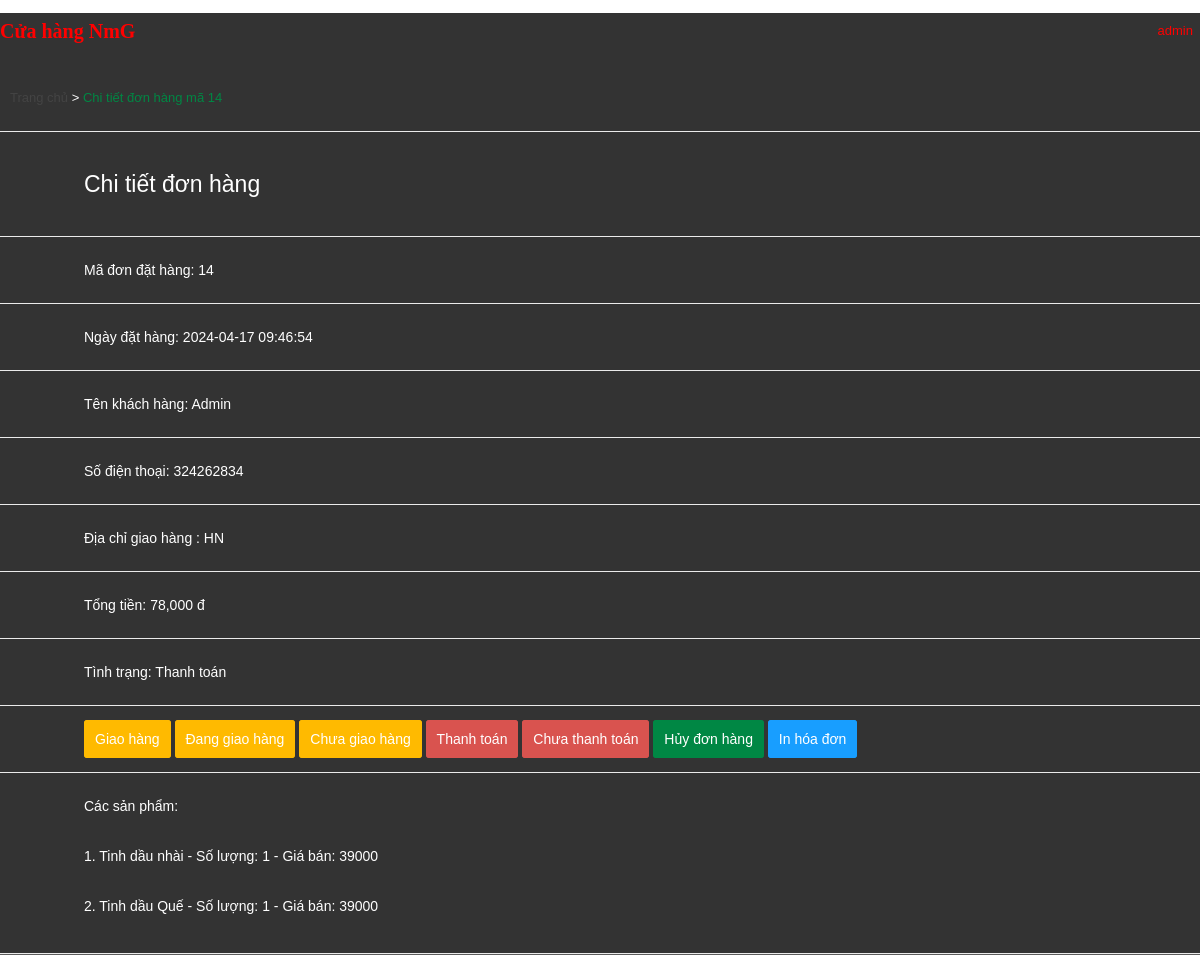
/indexQLDH.php?mod=chitiet&id=14 (signed in), run on the app's committed database.
### tables this page shows
CREATE TABLE `chitietdondathang` (
  `MaChiTietDonDatHang` int(11) NOT NULL,
  `SoLuong` int(11) DEFAULT NULL,
  `GiaBan` int(11) DEFAULT NULL,
  `MaDonDatHang` varchar(9) NOT NULL,
  `MaSanPham` int(11) NOT NULL
);

CREATE TABLE `dondathang` (
  `MaDonDatHang` int(11) NOT NULL,
  `NgayLap` datetime DEFAULT NULL,
  `TongThanhTien` int(11) DEFAULT NULL,
  `MaTaiKhoan` int(11) NOT NULL,
  `MaTinhTrang` int(11) DEFAULT NULL
);

CREATE TABLE `taikhoan` (
  `MaTaiKhoan` int(11) NOT NULL,
  `TenDangNhap` varchar(20) DEFAULT NULL,
  `MatKhau` varchar(20) DEFAULT NULL,
  `HoTen` varchar(100) DEFAULT NULL,
  `DiaChi` varchar(256) DEFAULT NULL,
  `DienThoai` varchar(11) DEFAULT NULL,
  `Email` varchar(30) DEFAULT NULL,
  `NgaySinh` date DEFAULT NULL,
  `Xoa` tinyint(1) DEFAULT 0,
  `Quyen` tinyint(1) DEFAULT 0
);

CREATE TABLE `tinhtrang` (
  `MaTinhTrang` int(11) NOT NULL,
  `TenTinhTrang` varchar(45) DEFAULT NULL
);

CREATE TABLE `sanpham` (
  `MaSanPham` int(11) NOT NULL,
  `TenSanPham` varchar(45) DEFAULT NULL,
  `HinhURL` varchar(45) DEFAULT NULL,
  `GiaSanPham` int(11) DEFAULT NULL,
  `NgayNhap` date DEFAULT NULL,
  `SoLuong` int(11) DEFAULT NULL,
  `SoLuotXem` int(11) DEFAULT 0,
  `MoTa` text DEFAULT NULL,
  `BiXoa` tinyint(1) DEFAULT 0,
  `MaLoaiSanPham` int(11) NOT NULL,
  `MaHangSanXuat` int(11) NOT NULL,
  `BaoHanh` int(12) DEFAULT NULL,
  `SoLuongDaBan` int(12) DEFAULT 0,
  `GiaHang` int(20) NOT NULL
);

### chitietQLDH.php (the view)
<?php
if(isset($_GET['id'])) {
    $id = $_GET['id'];
    $sql = "SELECT * FROM chitietdondathang WHERE MaDonDatHang = '$id'";
    $query = mysqli_query($conn, $sql);
    $row = mysqli_fetch_array($query);
    $sql1 = "SELECT * FROM dondathang WHERE MaDonDatHang = '$id'";
    $query1 = mysqli_query($conn, $sql1);
    $row1 = mysqli_fetch_array($query1);
    $sql2 = "SELECT * FROM taikhoan WHERE MaTaiKhoan = '".$row1['MaTaiKhoan']."'";
    $query2 = mysqli_query($conn, $sql2);
    $row2 = mysqli_fetch_array($query2);
    $sql5 = "SELECT * FROM tinhtrang WHERE MaTinhTrang = '".$row1['MaTinhTrang']."'";
    $query5 = mysqli_query($conn, $sql5);
    $row5 = mysqli_fetch_array($query5);
    echo'<div id="vien">
    <div class="center">
        <div id="ban">
            <a id="ba" href="index.php">Trang chủ</a> >
            <font color="#008744">Chi tiết đơn hàng mã '.$row['MaDonDatHang'].'</font>
        </div>
    </div>
</div>';
    echo'<div class="list"><div class="ban"><h2>Chi tiết đơn hàng</h2></div></div>';
    echo '<div class="center"><div class="list">';
    echo 'Mã đơn đặt hàng: '.$row['MaDonDatHang'].'';
    echo '</div><div class="list">';
    echo 'Ngày đặt hàng: '.$row1['NgayLap'].'';
    echo '</div><div class="list">';
    echo 'Tên khách hàng: '.$row2['HoTen'].'';
    echo '</div><div class="list">';
    echo 'Số điện thoại: '.$row2['DienThoai'].'';
    echo '</div><div class="list">';
    echo 'Địa chỉ giao hàng : '.$row2['DiaChi'].'';
    echo '</div><div class="list">';
    echo 'Tổng tiền: ';
    echo number_format($row1['TongThanhTien'], 0).' đ   ';
    echo '</div><div class="list">';
    echo 'Tình trạng: '.$row5['TenTinhTrang'].'';
    echo '</div><div class="list">';
    echo '<a class="submit" href="indexQLDH.php?mod=giaohang&id='.$row['MaDonDatHang'].'">Giao hàng</a>';
    echo ' <a class="submit" href="indexQLDH.php?mod=danggiao&id='.$row['MaDonDatHang'].'">Đang giao hàng</a>';
    echo ' <a class="submit" href="indexQLDH.php?mod=chuagiaohang&id='.$row['MaDonDatHang'].'">Chưa giao hàng</a>';
    echo ' <a class="submit1" href="indexQLDH.php?mod=thanhtoan&id='.$row['MaDonDatHang'].'">Thanh toán</a>';
    echo ' <a class="submit1" href="indexQLDH.php?mod=chuathanhtoan&id='.$row['MaDonDatHang'].'">Chưa thanh toán</a>';
    echo ' <a class="submit2" href="indexQLDH.php?mod=huy&id='.$row['MaDonDatHang'].'">Hủy đơn hàng</a>';
    echo ' <a class="submit3" href="indexQLDH.php?mod=in&id='.$row['MaDonDatHang'].'">In hóa đơn</a>';
    echo '</div><div class="list">';
    echo 'Các sản phẩm: ';
    $stt = 1;
    $sql4 = "SELECT * FROM chitietdondathang WHERE MaDonDatHang = '$id'";
    $query4 = mysqli_query($conn, $sql4);
    while ($row4 = mysqli_fetch_array($query4)) {
        $sql3 = "SELECT * FROM sanpham WHERE MaSanPham = '".$row4['MaSanPham']."'";
        $query3 = mysqli_query($conn, $sql3);
        $row3 = mysqli_fetch_array($query3);
        echo '<p>';
        echo ''.$stt.'. '.$row3['TenSanPham'].' - Số lượng: '.$row4['SoLuong'].' - Giá bán: '.$row4['GiaBan'].'';
        echo '</p>';
        $stt = $stt + 1;
    }
    echo '</div>';
}

### style1.css (style rules this page uses)
body { font-family: Arial, sans-serif; margin: 0; padding: 0; }
.center { width: 100%; max-width: 1200px; margin: 0 auto; position: relative; }

### style2.css (style rules this page uses)
body { font-family: arial; background: #fff; font-size: 13px; color: #444; }
#ba { text-decoration: none; color: #444; }
.center { width: 100%; max-width: 1200px; margin: 0 auto; position: relative; }
#ban { padding-top: 17px; padding-bottom: 15px; padding-left: 10px; }
#vien { border-bottom: 1px solid #ebebeb; }
.list { border-bottom: 1px solid #ebebeb; margin: 0 auto; padding-top: 15px; padding-left: 84px; padding-bottom: 15px; position: relative; font-size: 14px; }
.list h2 { font-weight: normal; font-size: 23px; }
.submit { background-color: #ffba00; border-radius: 3px; border: 1px solid #ffba00; height: 35px; line-height: 35px; color: #fff; padding-bottom: 10px; padding-top: 10px; padding-left: 10px; padding-right: 10px; }
.submit1 { background-color: #d9534f; border-radius: 3px; border: 1px solid #d9534f; height: 35px; line-height: 35px; color: #fff; padding-bottom: 10px; padding-top: 10px; padding-left: 10px; padding-right: 10px; }
.submit2 { background-color: #008744; border-radius: 3px; border: 1px solid #008744; height: 35px; line-height: 35px; color: #fff; padding-bottom: 10px; padding-top: 10px; padding-left: 10px; padding-right: 10px; }
.submit3 { background-color: rgb(24, 158, 255); border-radius: 3px; border: 1px solid rgb(24, 158, 255); height: 35px; line-height: 35px; color: #fff; padding-bottom: 10px; padding-top: 10px; padding-left: 10px; padding-right: 10px; }
a { text-decoration: none; color: #444; }

### data on the page
chitietdondathang: MaDonDatHang "14", sanpham.TenSanPham "Tinh dầu nhài", SoLuong "1", GiaBan "39000"
dondathang: NgayLap "2024-04-17 09:46:54", TongThanhTien "78,000"
taikhoan: HoTen "Admin", DienThoai "324262834", DiaChi "HN"
tinhtrang: TenTinhTrang "Thanh toán"
chitietdondathang: sanpham.TenSanPham "Tinh dầu Quế", SoLuong "1", GiaBan "39000"

### other printed values
$username "admin"
